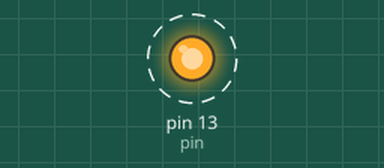
This sketch was run on a simulated Arduino Uno, built with avr-gcc and run on an emulated ATmega328P. Shown: output pins drawn as LEDs (lit = HIGH). Dashed ring = blinking.

Above: at 0.5 s.
Timing chart, 0 to 4.6 s (numbered marks = the images above):
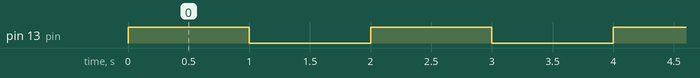

The sketch:

led_LIB.ino
```cpp
#include "led_LIB.h"

int pin = 13;
int Delay=1000;


Led_LIB  led(pin,Delay);


void setup() {

// create an object called LED and pass as pra

}

void loop() {
led.toggle();

}
```

led_LIB.cpp
```cpp
#include "led_LIB.h"


Led_LIB::Led_LIB(int pin,int Delay){
  _pin=pin;
  _Delay=Delay;
  pinMode(_pin,OUTPUT); // set up the pinMode
}


void Led_LIB::on(){

digitalWrite(_pin,1);

}
void Led_LIB::off(){

digitalWrite(_pin,0);


}
void Led_LIB::toggle(){

digitalWrite(_pin,1);
delay(_Delay);
digitalWrite(_pin,0);
delay(_Delay);
}
```

led_LIB.h
```cpp
/**********************************
* .
*
*
************************************/


#ifndef led_LIB_h
#define led_LIB_h
#include <Arduino.h>


class Led_LIB{
public :
  // a contructor to set up a pin and delay
    Led_LIB(int pin,int Delay);
    void on(); //Method (function) to turn on led
    void off();//Method (function) to turn off led
    void toggle();
    int _pin;
    int _Delay;


};


#endif
```

Measured:
- by itself, pin 13 (pin): alternates HIGH for 1.0 s and LOW for 1.0 s
